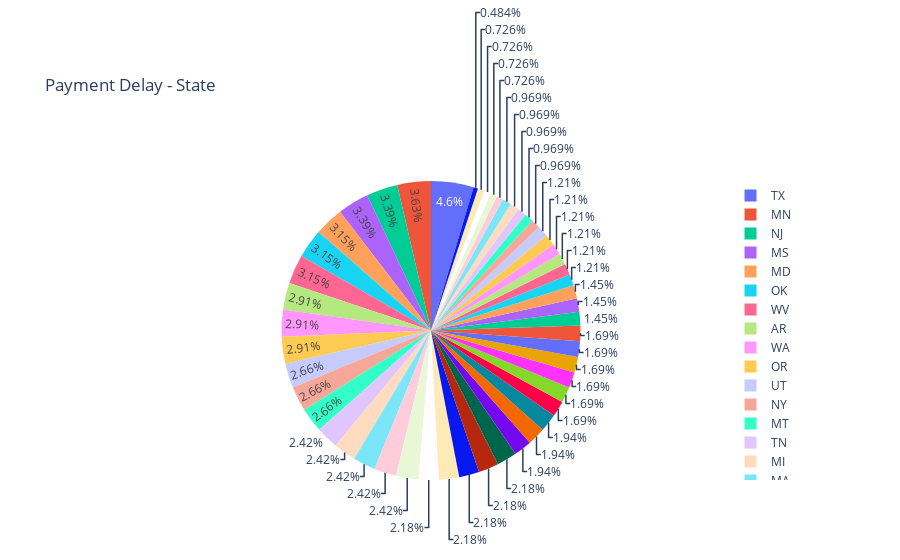
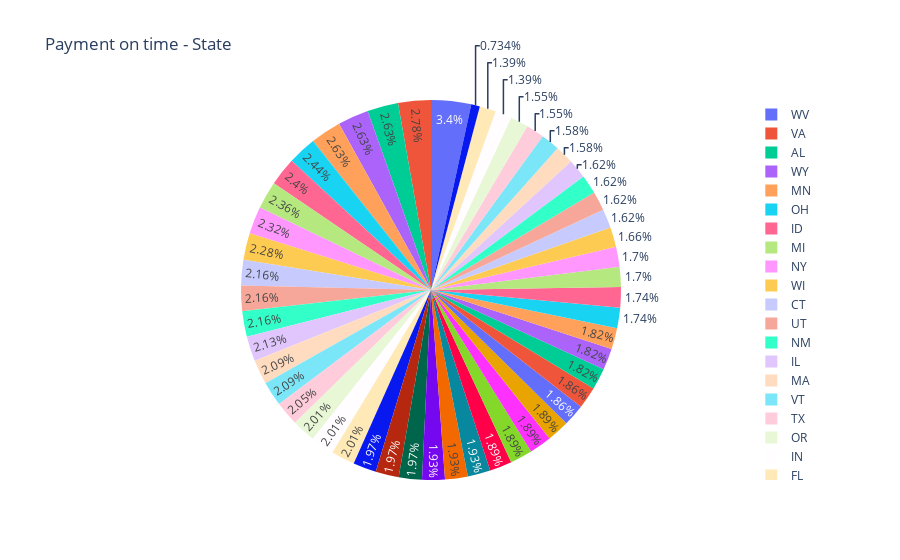

Notebook code for these charts, in order:
### Markdown cell above
Again, we can't decide on the payment delay probability, based on this feature.

### Code cell
fig = px.pie(df[df['payment_delay'] == 'yes'], names='state', title='Payment Delay - State')
fig.show()

fig = px.pie(df[df['payment_delay'] == 'no'], names='state', title='Payment on time - State')
fig.show()

### Figure 1 — Plotly figure (JSON) as saved in the notebook; plotly's stock layout.template omitted (floating-point values rounded to 4 significant figures; data arrays with more than 128 entries replaced by an {"elided": "..."} marker saying what was removed)
{"data": [{"domain": {"x": [0, 1], "y": [0, 1]}, "hovertemplate": "state=%{label}<extra></extra>", "labels": {"elided": "413 str values"}, "legendgroup": "", "name": "", "showlegend": true, "type": "pie"}], "layout": {"legend": {"tracegroupgap": 0}, "title": {"text": "Payment Delay - State"}}}

### Figure 2 — Plotly figure (JSON) as saved in the notebook; plotly's stock layout.template omitted (floating-point values rounded to 4 significant figures; data arrays with more than 128 entries replaced by an {"elided": "..."} marker saying what was removed)
{"data": [{"domain": {"x": [0, 1], "y": [0, 1]}, "hovertemplate": "state=%{label}<extra></extra>", "labels": {"elided": "2587 str values"}, "legendgroup": "", "name": "", "showlegend": true, "type": "pie"}], "layout": {"legend": {"tracegroupgap": 0}, "title": {"text": "Payment on time - State"}}}
